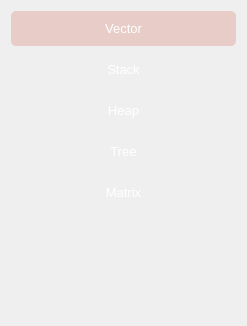
                            <widget class="QWidget" name="scrollAreaWidgetContents">
                             <property name="geometry">
                              <rect>
                               <x>0</x>
                               <y>0</y>
                               <width>247</width>
                               <height>326</height>
                              </rect>
                             </property>
                             <layout class="QVBoxLayout" name="verticalLayout_9">
                              <item>
                               <widget class="QPushButton" name="pushButton_vector">
                                <property name="sizePolicy">
                                 <sizepolicy hsizetype="Minimum" vsizetype="Fixed">
                                  <horstretch>0</horstretch>
                                  <verstretch>0</verstretch>
                                 </sizepolicy>
                                </property>
                                <property name="minimumSize">
                                 <size>
                                  <width>0</width>
                                  <height>35</height>
                                 </size>
                                </property>
                                <property name="font">
                                 <font>
                                  <family>Microsoft YaHei UI</family>
                                  <pointsize>10</pointsize>
                                  <weight>50</weight>
                                  <bold>false</bold>
                                 </font>
                                </property>
                                <property name="styleSheet">
                                 <string notr="true">QPushButton{
	background-color: rgba(0, 0, 0, 0);
	color:rgb(255,255,255);
	border-radius:5px;
	border:none;
}
QPushButton:hover {
	background-color: rgb(29,30,44);
padding-bottom:5px;
}
QPushButton:checked{
    background-color: #e8ccc7;
}</string>
                                </property>
                                <property name="text">
                                 <string>Vector</string>
                                </property>
                                <property name="checkable">
                                 <bool>true</bool>
                                </property>
                                <property name="checked">
                                 <bool>true</bool>
                                </property>
                                <property name="autoExclusive">
                                 <bool>false</bool>
                                </property>
                               </widget>
                              </item>
                              <item>
                               <widget class="QPushButton" name="pushButton_stack">
                                <property name="minimumSize">
                                 <size>
                                  <width>0</width>
                                  <height>35</height>
                                 </size>
                                </property>
                                <property name="font">
                                 <font>
                                  <family>Microsoft YaHei UI</family>
                                  <pointsize>10</pointsize>
                                  <weight>50</weight>
                                  <bold>false</bold>
                                 </font>
                                </property>
                                <property name="styleSheet">
                                 <string notr="true">QPushButton{
	background-color: rgba(0, 0, 0, 0);
	color:rgb(255,255,255);
	border-radius:5px;
	border:none;
}
QPushButton:hover {
	background-color: rgb(29,30,44);
padding-bottom:5px;
}
QPushButton:checked{
    background-color: #e8ccc7;
}</string>
                                </property>
                                <property name="text">
                                 <string>Stack</string>
                                </property>
                                <property name="checkable">
                                 <bool>true</bool>
                                </property>
                                <property name="checked">
                                 <bool>false</bool>
                                </property>
                                <property name="autoExclusive">
                                 <bool>false</bool>
                                </property>
                               </widget>
                              </item>
                              <item>
                               <widget class="QPushButton" name="pushButton_heap">
                                <property name="minimumSize">
                                 <size>
                                  <width>0</width>
                                  <height>35</height>
                                 </size>
                                </property>
                                <property name="font">
                                 <font>
                                  <family>Microsoft YaHei UI</family>
                                  <pointsize>10</pointsize>
                                  <weight>50</weight>
                                  <bold>false</bold>
                                 </font>
                                </property>
                                <property name="styleSheet">
                                 <string notr="true">QPushButton{
	background-color: rgba(0, 0, 0, 0);
	color:rgb(255,255,255);
	border-radius:5px;
	border:none;
}
QPushButton:hover {
	background-color: rgb(29,30,44);
padding-bottom:5px;
}
QPushButton:checked{
    background-color: #e8ccc7;
}</string>
                                </property>
                                <property name="text">
                                 <string>Heap</string>
                                </property>
                                <property name="checkable">
                                 <bool>true</bool>
                                </property>
                                <property name="checked">
                                 <bool>false</bool>
                                </property>
                                <property name="autoExclusive">
                                 <bool>false</bool>
                                </property>
                               </widget>
                              </item>
                              <item>
                               <widget class="QPushButton" name="pushButton_tree">
                                <property name="sizePolicy">
                                 <sizepolicy hsizetype="Minimum" vsizetype="Fixed">
                                  <horstretch>0</horstretch>
                                  <verstretch>0</verstretch>
                                 </sizepolicy>
                                </property>
                                <property name="minimumSize">
                                 <size>
                                  <width>0</width>
                                  <height>35</height>
                                 </size>
                                </property>
                                <property name="font">
                                 <font>
                                  <family>Microsoft YaHei UI</family>
                                  <pointsize>10</pointsize>
                                  <weight>50</weight>
                                  <bold>false</bold>
                                 </font>
                                </property>
                                <property name="styleSheet">
                                 <string notr="true">QPushButton{
	background-color: rgba(0, 0, 0, 0);
	color:rgb(255,255,255);
	border-radius:5px;
	border:none;
}
QPushButton:hover {
	background-color: rgb(29,30,44);
padding-bottom:5px;
}
QPushButton:checked{
    background-color: #e8ccc7;
}</string>
                                </property>
                                <property name="text">
                                 <string>Tree</string>
                                </property>
                                <property name="checkable">
                                 <bool>true</bool>
                                </property>
                                <property name="checked">
                                 <bool>false</bool>
                                </property>
                                <property name="autoExclusive">
                                 <bool>false</bool>
                                </property>
                               </widget>
                              </item>
                              <item>
                               <widget class="QPushButton" name="pushButton_matrix">
                                <property name="sizePolicy">
                                 <sizepolicy hsizetype="Minimum" vsizetype="Fixed">
                                  <horstretch>0</horstretch>
                                  <verstretch>0</verstretch>
                                 </sizepolicy>
                                </property>
                                <property name="minimumSize">
                                 <size>
                                  <width>0</width>
                                  <height>35</height>
                                 </size>
                                </property>
                                <property name="font">
                                 <font>
                                  <family>Microsoft YaHei UI</family>
                                  <pointsize>10</pointsize>
                                  <weight>50</weight>
                                  <bold>false</bold>
                                 </font>
                                </property>
                                <property name="styleSheet">
                                 <string notr="true">QPushButton{
	background-color: rgba(0, 0, 0, 0);
	color:rgb(255,255,255);
	border-radius:5px;
	border:none;
}
QPushButton:hover {
	background-color: rgb(29,30,44);
padding-bottom:5px;
}
QPushButton:checked{
    background-color: #e8ccc7;
}</string>
                                </property>
                                <property name="text">
                                 <string>Matrix</string>
                                </property>
                                <property name="checkable">
                                 <bool>true</bool>
                                </property>
                                <property name="checked">
                                 <bool>false</bool>
                                </property>
                                <property name="autoExclusive">
                                 <bool>false</bool>
                                </property>
                               </widget>
                              </item>
                              <item>
                               <widget class="QLabel" name="label_4">
                                <property name="maximumSize">
                                 <size>
                                  <width>16777215</width>
                                  <height>1677721</height>
                                 </size>
                                </property>
                                <property name="styleSheet">
                                 <string notr="true">QLabel{
	border: none;
background:transparent;
}</string>
                                </property>
                                <property name="text">
                                 <string/>
                                </property>
                               </widget>
                              </item>
                             </layout>
                            </widget>
